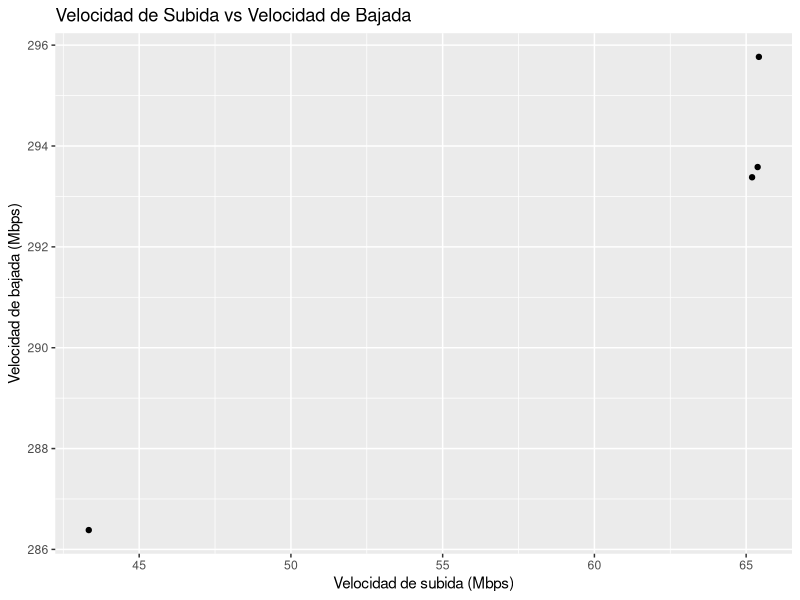

The R script that drew this image:
library(ggplot2)
library(stats)

# Leer los datos del archivo resultados.csv
data <- read.csv("resultados.csv")

velocidad_subida <- data$up
velocidad_bajada <- data$down

# Cálculos estadísticos de subida
media_subida <- mean(velocidad_subida)
desviacion_subida <- sd(velocidad_subida)

# Cálculos estadísticos de bajada
media_bajada <- mean(velocidad_bajada)
desviacion_bajada <- sd(velocidad_bajada)

# Gráfica de dispersión de velocidad de subida y bajada
ggplot(data, aes(x = up, y = down)) +
  geom_point() +
  labs(x = "Velocidad de subida (Mbps)", y = "Velocidad de bajada (Mbps)",
       title = "Velocidad de Subida vs Velocidad de Bajada")

# Resultados de subida
cat("Estadísticas de Velocidad de Subida:\n")
cat("Media:", media_subida, "\n")
cat("Desviación estándar:", desviacion_subida, "\n")

# Resultados de bajada
cat("\nEstadísticas de Velocidad de Bajada:\n")
cat("Media:", media_bajada, "\n")
cat("Desviación estándar:", desviacion_bajada, "\n")

